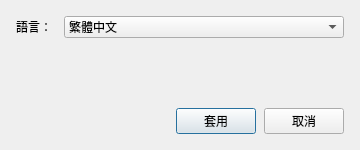
<?xml version="1.0" encoding="UTF-8"?>
<ui version="4.0">
 <class>SettingsDialog</class>
 <widget class="QDialog" name="SettingsDialog">
  <property name="geometry">
   <rect>
    <x>0</x>
    <y>0</y>
    <width>360</width>
    <height>150</height>
   </rect>
  </property>
  <property name="minimumSize">
   <size>
    <width>320</width>
    <height>140</height>
   </size>
  </property>
  <property name="windowTitle">
   <string>設定</string>
  </property>
  <property name="modal">
   <bool>true</bool>
  </property>
  <layout class="QVBoxLayout" name="mainLayout">
   <property name="spacing">
    <number>12</number>
   </property>
   <property name="leftMargin">
    <number>16</number>
   </property>
   <property name="topMargin">
    <number>16</number>
   </property>
   <property name="rightMargin">
    <number>16</number>
   </property>
   <property name="bottomMargin">
    <number>16</number>
   </property>
   <item>
    <layout class="QFormLayout" name="formLayout">
     <property name="horizontalSpacing">
      <number>12</number>
     </property>
     <property name="verticalSpacing">
      <number>10</number>
     </property>
     <item row="0" column="0">
      <widget class="QLabel" name="languageLabel">
       <property name="text">
        <string>語言：</string>
       </property>
      </widget>
     </item>
     <item row="0" column="1">
      <widget class="QComboBox" name="languageComboBox">
       <item>
        <property name="text">
         <string>繁體中文</string>
        </property>
       </item>
       <item>
        <property name="text">
         <string>English</string>
        </property>
       </item>
      </widget>
     </item>
    </layout>
   </item>
   <item>
    <spacer name="verticalSpacer">
     <property name="orientation">
      <enum>Qt::Orientation::Vertical</enum>
     </property>
     <property name="sizeHint" stdset="0">
      <size>
       <width>20</width>
       <height>20</height>
      </size>
     </property>
    </spacer>
   </item>
   <item>
    <layout class="QHBoxLayout" name="buttonLayout">
     <property name="spacing">
      <number>8</number>
     </property>
     <item>
      <spacer name="buttonSpacer">
       <property name="orientation">
        <enum>Qt::Orientation::Horizontal</enum>
       </property>
       <property name="sizeHint" stdset="0">
        <size>
         <width>40</width>
         <height>20</height>
        </size>
       </property>
      </spacer>
     </item>
     <item>
      <widget class="QPushButton" name="applyButton">
       <property name="text">
        <string>套用</string>
       </property>
       <property name="default">
        <bool>true</bool>
       </property>
      </widget>
     </item>
     <item>
      <widget class="QPushButton" name="cancelButton">
       <property name="text">
        <string>取消</string>
       </property>
      </widget>
     </item>
    </layout>
   </item>
  </layout>
 </widget>
 <resources/>
 <connections>
  <connection>
   <sender>applyButton</sender>
   <signal>clicked()</signal>
   <receiver>SettingsDialog</receiver>
   <slot>accept()</slot>
   <hints>
    <hint type="sourcelabel">
     <x>20</x>
     <y>20</y>
    </hint>
    <hint type="destinationlabel">
     <x>20</x>
     <y>20</y>
    </hint>
   </hints>
  </connection>
  <connection>
   <sender>cancelButton</sender>
   <signal>clicked()</signal>
   <receiver>SettingsDialog</receiver>
   <slot>reject()</slot>
   <hints>
    <hint type="sourcelabel">
     <x>20</x>
     <y>20</y>
    </hint>
    <hint type="destinationlabel">
     <x>20</x>
     <y>20</y>
    </hint>
   </hints>
  </connection>
 </connections>
</ui>
